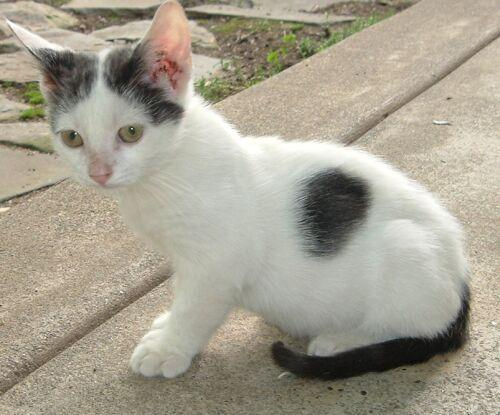
#> input picture images/nice_cat.jpg, 500 x 415 px
$ jupyter execute python_basics.ipynb
#> lines starting #> are read from the running program, lines starting #| are printed output that depends on the picture
# Python basics

Vom trece rapid prin concepte de Python

[cell 1]
print("Hello World")

[cell 2]
i = 10
print(i)
i = "Un string!"
print(i)

[cell 3]
# Indentari:
for i in [1, 2, 3, 4, 5]:
    print(f"I este {i}")

## Clase si obiecte. Mosternire

[cell 4]
# Clase si obiecte
# Definirea unei clase numite Animal
class Animal:
    # Constructorul clasei, apelat atunci cand se creeaza un nou obiect
    def __init__(self, nume, specie):
        self.nume = nume  # Atribut al clasei
        self.specie = specie  # Atribut al clasei

    # Metoda de afisare a detaliilor obiectului
    def arata_detalii(self):
        print(f"Sunt un {self.specie} si ma numesc {self.nume}.")

# Definirea unei subclase (clasa derivata) care mosteneste clasa Animal
class Caine(Animal):
    # Constructor specific pentru Caine
    def __init__(self, nume, rasa):
        super().__init__(nume, "caine")  # Apelul constructorului din clasa parinte
        self.rasa = rasa  # Atribut nou adaugat pentru subclasa

    # Suprascrierea metodei arata_detalii pentru a include rasa
    def arata_detalii(self):
        print(f"Sunt un {self.specie}, rasa {self.rasa} si ma numesc {self.nume}.")

[cell 5]
# Instantierea a doua obiecte de tip Animal
animal1 = Animal("Leo", "leu")
animal2 = Animal("Rex", "tiranozaur")

# Apelarea metodei arata_detalii pentru fiecare obiect Animal
animal1.arata_detalii()
animal2.arata_detalii()

# Instantierea unui obiect de tip Caine
caine1 = Caine("Max", "Labrador")

# Apelarea metodei arata_detalii pentru obiectul Caine
caine1.arata_detalii()

## Functii si parametri

[cell 6]
# Importam modulul pentru expresii regulate
import re

# Definim functia cu parametru implicit
def calculeaza_frecventa(text, cuvinte_de_ignorat=None):
    """
    Calculeaza frecventa cuvintelor dintr-un text.

    :param text: String, textul in care sa se calculeze frecventa cuvintelor
    :param cuvinte_de_ignorat: List, lista de cuvinte care vor fi ignorate in calculul frecventei
    :return: Un dictionar cu cuvinte ca si chei si frecventa lor ca si valori
    """
    # Daca nu se ofera o lista de cuvinte de ignorat, initializam una goala
    if cuvinte_de_ignorat is None:
        cuvinte_de_ignorat = []

    # Curatam textul de semne de punctuatie si il transformam in litere mici
    text_curatat = re.sub(r'[^\w\s]', '', text).lower()

    # Separam textul in cuvinte
    cuvinte = text_curatat.split()

    # Initializam un dictionar pentru a tine evidenta frecventelor
    frecvente = {}

    # Calculam frecventa pentru fiecare cuvant
    for cuvant in cuvinte:
        if cuvant not in cuvinte_de_ignorat:
            if cuvant in frecvente:
                frecvente[cuvant] += 1
            else:
                frecvente[cuvant] = 1

    return frecvente

# Apelul functiei prin pozitie
text_de_analizat = "Aceasta este o propoziție. Aceasta este, de asemenea, o propoziție."
frecventa_cuvinte = calculeaza_frecventa(text_de_analizat)
print(frecventa_cuvinte)

# Apelul functiei prin numirea parametrului, specificand cuvinte de ignorat
cuvinte_ignorate = ['aceasta', 'este']
frecventa_cuvinte = calculeaza_frecventa(text=text_de_analizat, cuvinte_de_ignorat=cuvinte_ignorate)
print(frecventa_cuvinte)

## List comprehensions

[cell 7]
lista_initiala = ["ana", "are", "mere", "", "pere", " "]
# Parcurgem fiecare element din lista
# Daca lungimea sirului e mai mare de zero
# Se transforma in litere mari.
lista_transformata = [s.upper() for s in lista_initiala if len(s.strip()) > 0]
print(lista_transformata)

## Jupyter lab powers!

[cell 8]
import cv2
from matplotlib import pyplot as plt
import numpy as np

def citeste_imagine(cale_imagine):
    # Citeste imaginea folosind cv2
#> called with cale_imagine = '../images/nice_cat.jpg'
    imagine = cv2.imread(cale_imagine)
#> imagine is the input picture: shape (415, 500, 3); mean B, G, R 144.3, 159.9, 165.8
    # OpenCV incarca imaginile in format BGR, le convertim la RGB
    imagine = cv2.cvtColor(imagine, cv2.COLOR_BGR2RGB)
    return imagine

def imparte_in_plane(imagine):
    # Imparte imaginea in plane de culoare
    r, g, b = cv2.split(imagine)
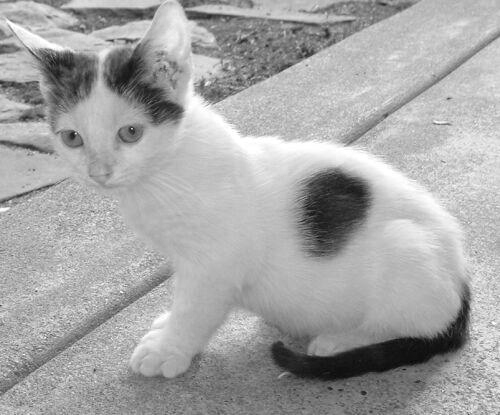
#> r: shape (415, 500); min 1, max 255, mean 165.8
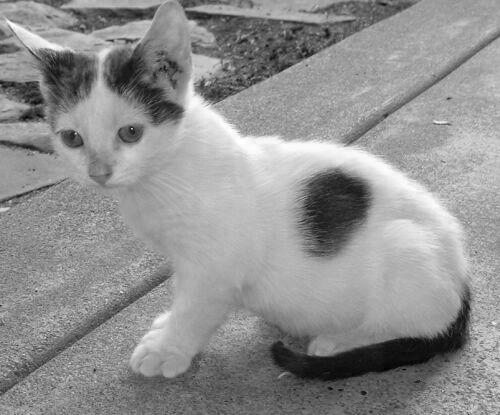
#> b: shape (415, 500); min 0, max 255, mean 144.3
    def expandeaza(plan, index):
#> called with index = 0
        color_p = np.zeros((*imagine.shape[0:2], 3), np.uint8)
        color_p[:, :, index] = plan
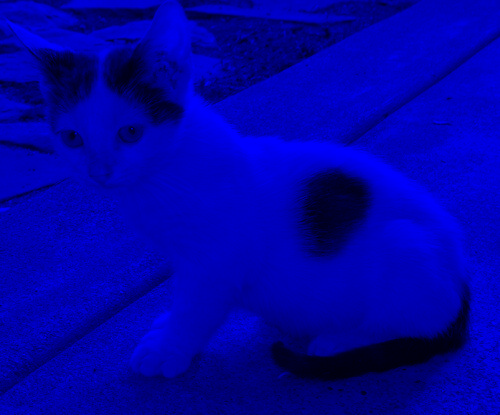
#> color_p: shape (415, 500, 3); mean of channels 0, 1, 2 165.8, 0, 0; drawn as B, G, R
        return color_p
    rr = expandeaza(r, 0)
    gg = expandeaza(g, 1)
#> call 2 of expandeaza, with index = 1
#> in expandeaza (call 2), `color_p[:, :, index] = plan`:
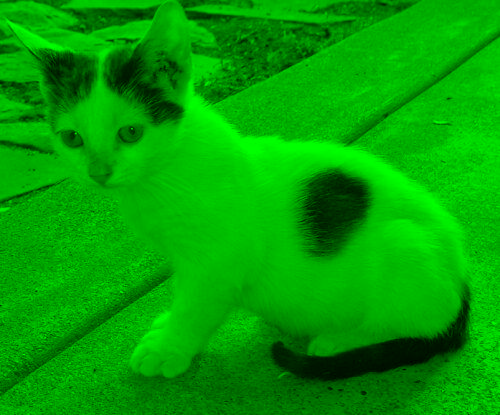
#> color_p: shape (415, 500, 3); mean of channels 0, 1, 2 0, 159.9, 0; drawn as B, G, R
    bb = expandeaza(b, 2)
#> call 3 of expandeaza, with index = 2
#> in expandeaza (call 3), `color_p[:, :, index] = plan`:
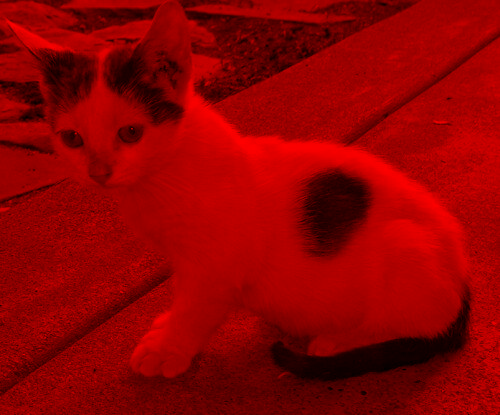
#> color_p: shape (415, 500, 3); mean of channels 0, 1, 2 0, 0, 144.3; drawn as B, G, R
    return (rr, gg, bb)

def afiseaza_plane_de_culoare(plane, titlu, ax):
    # Creaza o figura si afiseaza un plan de culoare
    ax.imshow(plane, cmap='gray')
    ax.set_title(titlu)
    ax.axis('off')

def main():
    # Calea catre fisierul imagine
    cale_imagine = '../images/nice_cat.jpg'

    # Citeste imaginea
    imagine = citeste_imagine(cale_imagine)

    # Imparte imaginea in plane de culoare
    r, g, b = imparte_in_plane(imagine)


    # Afiseaza planul rosu
    fig, ax = plt.subplots(1, 3)
    afiseaza_plane_de_culoare(r, 'Plan Rosu', ax[0])

    # Afiseaza planul verde
    # plt.subplot(1, 3, 2)
    afiseaza_plane_de_culoare(g, 'Plan Verde', ax[1])

    # Afiseaza planul albastru
    # plt.subplot(1, 3, 3)
    afiseaza_plane_de_culoare(b, 'Plan Albastru', ax[2])

    # Arata figurile
    plt.show()

main()
